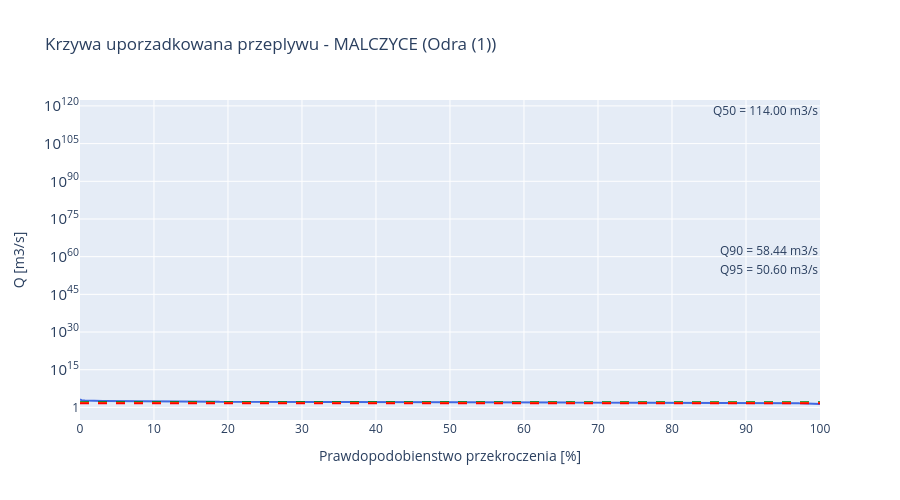

Notebook code for this chart:
### Markdown cell above
**Prompt do LLM:**
> *"Napisz kod ktory użyje funkcji flow_duration_curve() z modułu src/hydrology i narysuje FDC używając plotly graph_objects. Os Y logarytmiczna. Dodaj poziome linie przerywane dla Q50, Q90, Q95 z adnotacjami."*

**Użyte moduły/funkcje:** `src.hydrology.flow_duration_curve()` — sortuje malejaco, oblicza procent przekroczenia; `plotly.graph_objects` z add_hline

### Code cell
fdc = flow_duration_curve(df, PRIMARY_STATION)

fig = go.Figure()
fig.add_trace(go.Scatter(
    x=fdc['exceedance_pct'], y=fdc['discharge_m3s'],
    mode='lines', name='FDC',
    line=dict(color='royalblue', width=2),
))

# Dodaj linie przeplywow charakterystycznych
for q_name, q_pct, color in [('Q50', 50, 'green'), ('Q90', 90, 'orange'), ('Q95', 95, 'red')]:
    q_val = chars[q_name]
    fig.add_hline(y=q_val, line_dash='dash', line_color=color,
                  annotation_text=f'{q_name} = {q_val:.2f} m3/s')

fig.update_layout(
    title=f'Krzywa uporzadkowana przeplywu - {name} ({river})',
    xaxis_title='Prawdopodobienstwo przekroczenia [%]',
    yaxis_title='Q [m3/s]',
    yaxis_type='log',
    height=500,
    hovermode='x unified',
)
fig.show()

### Figure 1 — Plotly figure (JSON) as saved in the notebook; plotly's stock layout.template omitted (floating-point values rounded to 4 significant figures; data arrays with more than 128 entries replaced by an {"elided": "..."} marker saying what was removed)
{"data": [{"line": {"color": "royalblue", "width": 2}, "mode": "lines", "name": "FDC", "type": "scatter", "x": {"elided": "14975 float values"}, "y": {"elided": "14975 float values"}}], "layout": {"annotations": [{"showarrow": false, "text": "Q50 = 114.00 m3/s", "x": 1, "xanchor": "right", "xref": "x domain", "y": 114, "yanchor": "bottom", "yref": "y"}, {"showarrow": false, "text": "Q90 = 58.44 m3/s", "x": 1, "xanchor": "right", "xref": "x domain", "y": 58.44, "yanchor": "bottom", "yref": "y"}, {"showarrow": false, "text": "Q95 = 50.60 m3/s", "x": 1, "xanchor": "right", "xref": "x domain", "y": 50.6, "yanchor": "bottom", "yref": "y"}], "height": 500, "hovermode": "x unified", "shapes": [{"line": {"color": "green", "dash": "dash"}, "type": "line", "x0": 0, "x1": 1, "xref": "x domain", "y0": 114, "y1": 114, "yref": "y"}, {"line": {"color": "orange", "dash": "dash"}, "type": "line", "x0": 0, "x1": 1, "xref": "x domain", "y0": 58.44, "y1": 58.44, "yref": "y"}, {"line": {"color": "red", "dash": "dash"}, "type": "line", "x0": 0, "x1": 1, "xref": "x domain", "y0": 50.6, "y1": 50.6, "yref": "y"}], "title": {"text": "Krzywa uporzadkowana przeplywu - MALCZYCE (Odra (1))"}, "xaxis": {"title": {"text": "Prawdopodobienstwo przekroczenia [%]"}}, "yaxis": {"title": {"text": "Q [m3/s]"}, "type": "log"}}}
